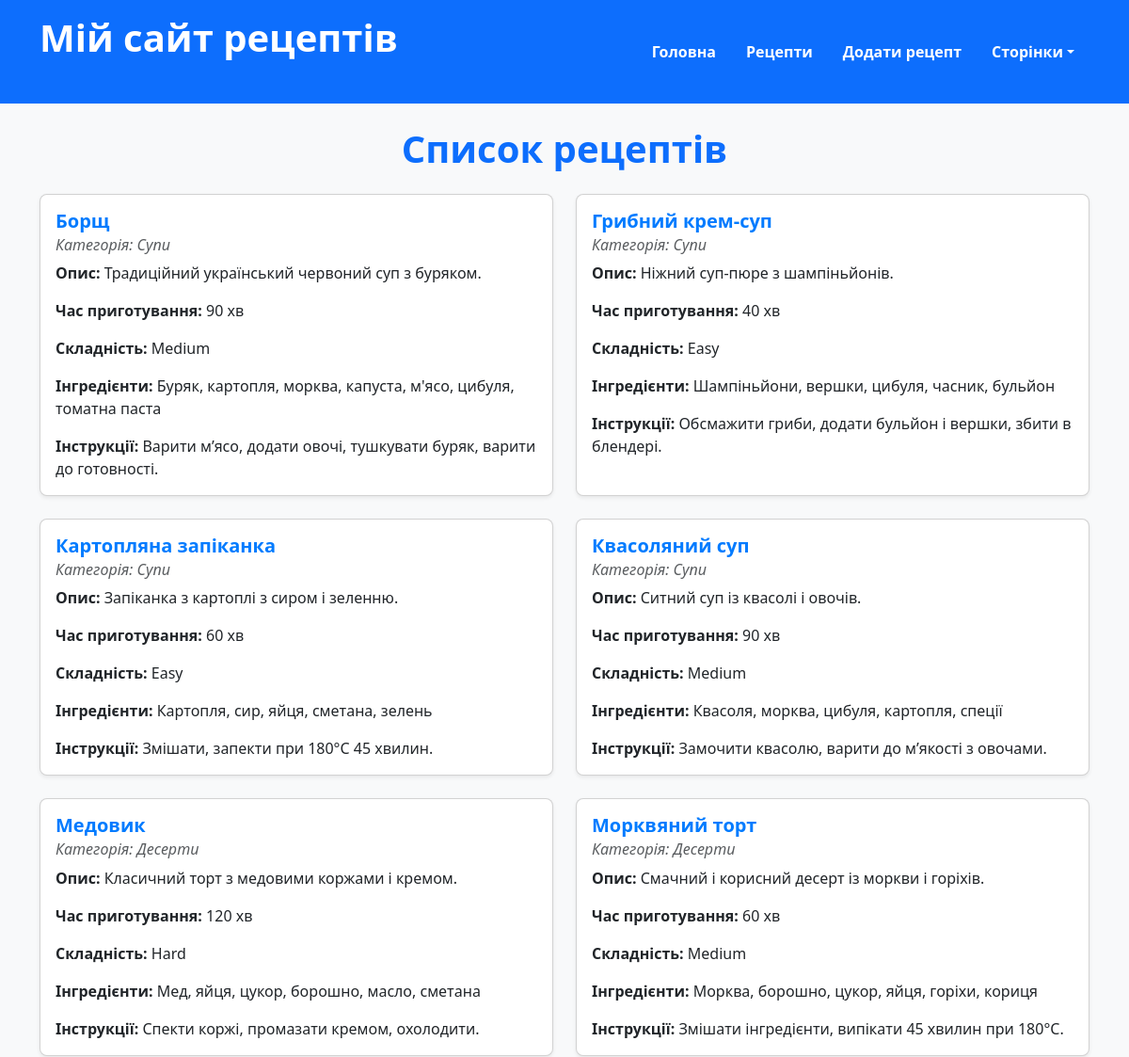
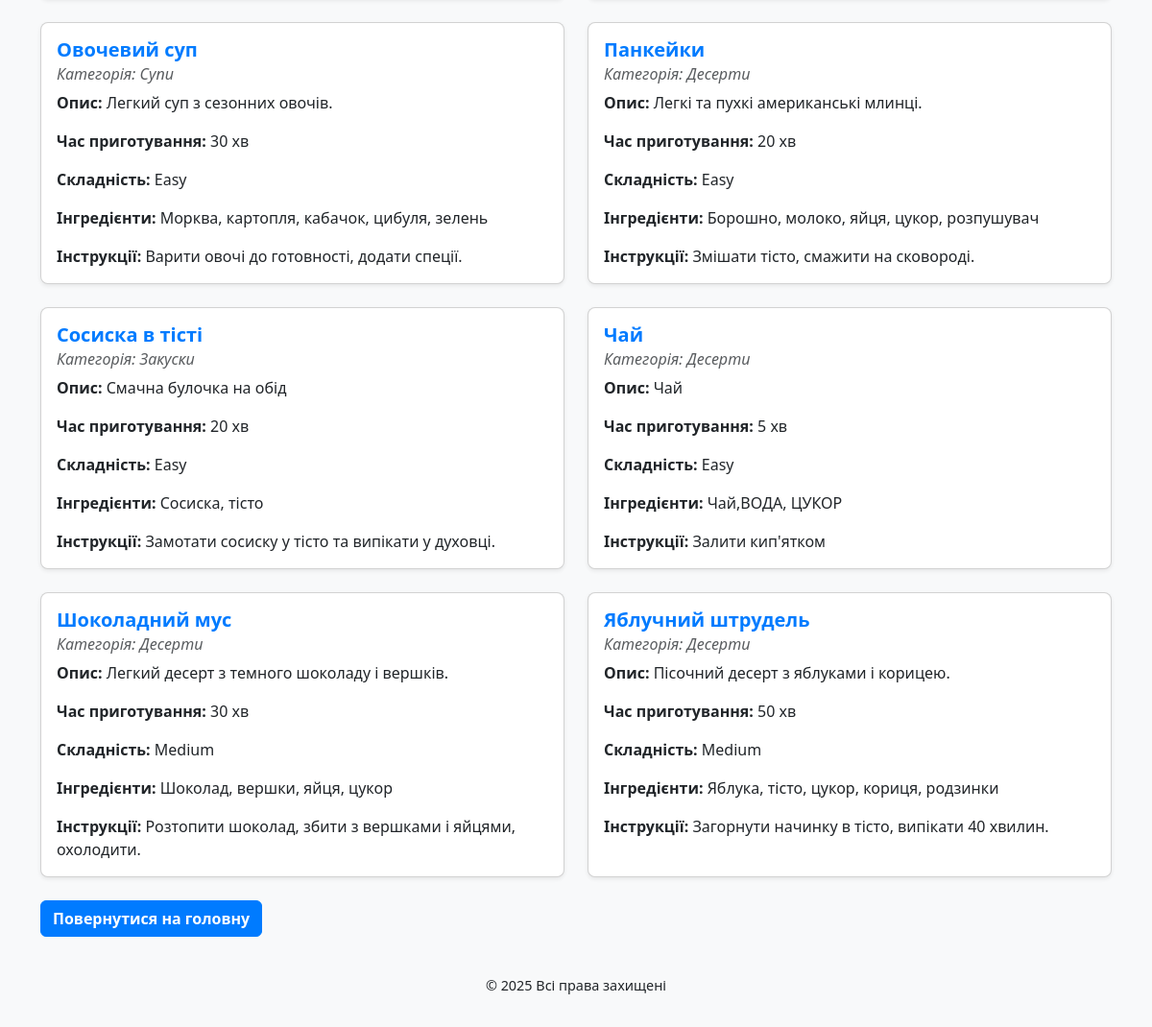
Screenshot of /recipes/recipes/ with the database file from the repository (2 pictures, top to bottom).
### recipes/models.py (models this page shows, shortened)
class Recipe(models.Model):
    title = models.CharField(max_length=200)              # Назва рецепту
    description = models.TextField(blank=True)             # Опис рецепту
    ingredients = models.TextField()                        # Інгредієнти (обов'язково)
    instructions = models.TextField()                       # Інструкції (обов'язково)
    cooking_time = models.PositiveIntegerField(default=30) # Час приготування (хвилини, дефолт 30)
    difficulty = models.PositiveSmallIntegerField(default=1, choices=[(1,'Easy'), (2,'Medium'), (3,'Hard')])  # Складність
    is_published = models.BooleanField(default=True)       # Опубліковано (дефолт True)
    created_at = models.DateTimeField(auto_now_add=True)   # Дата створення (автоматично)
    updated_at = models.DateTimeField(auto_now=True)       # Дата оновлення (автоматично)
    category = models.ForeignKey(Category, on_delete=models.CASCADE, related_name='recipes')  # Категорія рецепту

class Category(models.Model):
    name = models.CharField(max_length=100, unique=True)  # Назва категорії
    description = models.TextField(blank=True)            # Опис категорії (не обов'язково)

### recipes/views.py (the view)
# urls.py: path('recipes/', views.recipe_list, name='recipe_list'),          # Сторінка з рецептами
def recipe_list(request):
    recipes = Recipe.objects.filter(is_published=True).order_by('title')
    return render(request, 'recipes/recipe_list.html', {'recipes': recipes})

### recipes/templates/recipes/recipe_list.html (shortened to what this page needs)
{% extends 'recipes/base.html' %}
{% block content %}
    <h1 class="mb-4">Список рецептів</h1>
    {% if recipes %}
        <div class="row row-cols-1 row-cols-md-2 g-4">
            {% for recipe in recipes %}
                <div class="col">
                    <div class="card h-100 shadow-sm">
                        <div class="card-body">
                            <h5 class="card-title">{{ recipe.title }}</h5>
                            <h6 class="card-subtitle mb-2 text-muted">Категорія: {{ recipe.category.name }}</h6>
                            <p class="card-text"><strong>Опис:</strong> {{ recipe.description }}</p>
                            <p class="card-text"><strong>Час приготування:</strong> {{ recipe.cooking_time }} хв</p>
                            <p class="card-text"><strong>Складність:</strong> {{ recipe.get_difficulty_display }}</p>
                            <p class="card-text"><strong>Інгредієнти:</strong> {{ recipe.ingredients }}</p>
                            <p class="card-text"><strong>Інструкції:</strong> {{ recipe.instructions }}</p>
                        </div>
                    </div>
                </div>
            {% endfor %}
        </div>
    {% else %}
        <p>Рецептів поки що немає.</p>
    {% endif %}
    <a href="{% url 'home' %}" class="btn btn-primary mt-4">Повернутися на головну</a>
{% endblock %}

### recipes/templates/recipes/base.html (shortened to what this page needs)
<!DOCTYPE html>
<html lang="uk">
<head>
    {% load static %}
    <link href="https://cdn.jsdelivr.net/npm/bootstrap@5.3.0/dist/css/bootstrap.min.css" rel="stylesheet" />
    <link rel="stylesheet" href="{% static 'css/style.css' %}" />
</head>
<body>
    <header class="bg-primary text-white p-3">
    <div class="container d-flex justify-content-between align-items-center">
        <h1>Мій сайт рецептів</h1>
        <nav>
            <ul class="nav">
                <li class="nav-item"><a class="nav-link text-white" href="{% url 'home' %}">Головна</a></li>
                <li class="nav-item"><a class="nav-link text-white" href="{% url 'recipe_list' %}">Рецепти</a></li>
                <li class="nav-item"><a class="nav-link text-white" href="{% url 'create_recipe' %}">Додати рецепт</a></li>
                <li class="nav-item dropdown">
                    <a class="nav-link dropdown-toggle text-white" href="#" id="pagesDropdown" role="button" data-bs-toggle="dropdown" aria-expanded="false">Сторінки</a>
                </li>
            </ul>
        </nav>
    </div>
</header>
    <main class="container my-4">
        {% block content %}{% endblock %}
    </main>
    <footer class="bg-light text-center py-3 mt-auto">
        <div class="container">
            <p>© 2025 Всі права захищені</p>
        </div>
    </footer>
</body>
</html>

### recipes/static/css/style.css (style rules this page uses)
body { font-family: 'Segoe UI', Tahoma, Geneva, Verdana, sans-serif; background-color: #f8f9fa; margin: 0; padding: 0; min-height: 100vh; display: flex; flex-direction: column; }
h1, h2 { font-weight: 700; color: #343a40; }
main.container { flex-grow: 1; }
.nav-link { font-weight: 600; transition: color 0.3s ease; }
footer { background-color: #e9ecef; font-size: 0.9rem; }
.card { border-radius: 8px; box-shadow: 0 1px 3px rgba(0,0,0,0.1); transition: transform 0.2s ease, box-shadow 0.2s ease; }
.card-title { color: #007bff; font-weight: 700; }
.card-subtitle { font-style: italic; color: #6c757d; }
a.btn-primary { background-color: #007bff; border-color: #007bff; font-weight: 600; transition: background-color 0.3s ease, border-color 0.3s ease; }
h1 { text-align: center; color: #0d6efd; margin-bottom: 30px; }
header h1 { color: white !important; }

### rows the page displays
Recipe: title "Борщ", category.name "Супи", description "Традиційний український червоний суп з буряком.", cooking_time "90", difficulty "Medium", ingredients "Буряк, картопля, морква, капуста, м'ясо, цибуля, томатна паста", instructions "Варити м’ясо, додати овочі, тушкувати буряк, варити до готовності."
Recipe: title "Грибний крем-суп", category.name "Супи", description "Ніжний суп-пюре з шампіньйонів.", cooking_time "40", difficulty "Easy", ingredients "Шампіньйони, вершки, цибуля, часник, бульйон", instructions "Обсмажити гриби, додати бульйон і вершки, збити в блендері."
Recipe: title "Картопляна запіканка", category.name "Супи", description "Запіканка з картоплі з сиром і зеленню.", cooking_time "60", difficulty "Easy", ingredients "Картопля, сир, яйця, сметана, зелень", instructions "Змішати, запекти при 180°С 45 хвилин."
Recipe: title "Квасоляний суп", category.name "Супи", description "Ситний суп із квасолі і овочів.", cooking_time "90", difficulty "Medium", ingredients "Квасоля, морква, цибуля, картопля, спеції", instructions "Замочити квасолю, варити до м’якості з овочами."
Recipe: title "Медовик", category.name "Десерти", description "Класичний торт з медовими коржами і кремом.", cooking_time "120", difficulty "Hard", ingredients "Мед, яйця, цукор, борошно, масло, сметана", instructions "Спекти коржі, промазати кремом, охолодити."
Recipe: title "Морквяний торт", category.name "Десерти", description "Смачний і корисний десерт із моркви і горіхів.", cooking_time "60", difficulty "Medium", ingredients "Морква, борошно, цукор, яйця, горіхи, кориця", instructions "Змішати інгредієнти, випікати 45 хвилин при 180°С."
Recipe: title "Овочевий суп", category.name "Супи", description "Легкий суп з сезонних овочів.", cooking_time "30", difficulty "Easy", ingredients "Морква, картопля, кабачок, цибуля, зелень", instructions "Варити овочі до готовності, додати спеції."
Recipe: title "Панкейки", category.name "Десерти", description "Легкі та пухкі американські млинці.", cooking_time "20", difficulty "Easy", ingredients "Борошно, молоко, яйця, цукор, розпушувач", instructions "Змішати тісто, смажити на сковороді."
Recipe: title "Сосиска в тісті", category.name "Закуски", description "Смачна булочка на обід", cooking_time "20", difficulty "Easy", ingredients "Сосиска, тісто", instructions "Замотати сосиску у тісто та випікати у духовці."
Recipe: title "Чай", category.name "Десерти", description "Чай", cooking_time "5", difficulty "Easy", ingredients "Чай,ВОДА, ЦУКОР", instructions "Залити кип'ятком"
Recipe: title "Шоколадний мус", category.name "Десерти", description "Легкий десерт з темного шоколаду і вершків.", cooking_time "30", difficulty "Medium", ingredients "Шоколад, вершки, яйця, цукор", instructions "Розтопити шоколад, збити з вершками і яйцями, охолодити."
Recipe: title "Яблучний штрудель", category.name "Десерти", description "Пісочний десерт з яблуками і корицею.", cooking_time "50", difficulty "Medium", ingredients "Яблука, тісто, цукор, кориця, родзинки", instructions "Загорнути начинку в тісто, випікати 40 хвилин."
